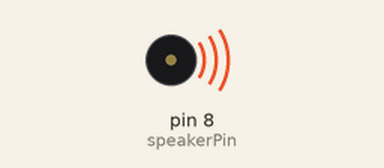
Simulated run of this sketch. Board: Arduino Uno, built with avr-gcc and run on an emulated ATmega328P. Parts: buzzer (waves = sounding).

Above: at 0.1 s.
At 39.8 s:
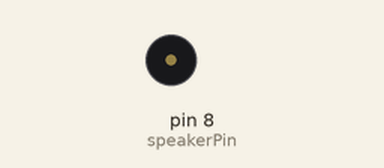
Timing chart, 0 to 40.0 s (numbered marks = the images above):
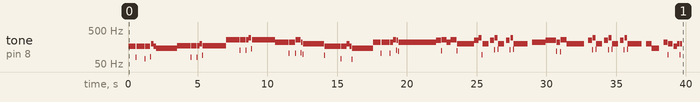

The sketch:

mario.ino
```cpp
int speakerPin = 8;

#define DO 261.625519
#define RE 293.664734
#define MI 329.627533
#define FA 349.228241
#define SOL 391.995392
#define SOLsus 415.304688
#define LA 440.0
#define SI 493.883301
#define DOm 523.251099
#define REm 587.329529
#define MIm 659.255127

void setup()
{

  pinMode(speakerPin, OUTPUT);

}

void loop()
{
  march();
}

void Sleep(int a) {
  delay(a);
}

void Beep (int frequencyInHertz, long timeInMilliseconds)
{


    int x;
    long delayAmount = (long)(1000000/frequencyInHertz);
    long loopTime = (long)((timeInMilliseconds*1000)/(delayAmount*2));
    for (x=0;x<loopTime;x++)
    {
        digitalWrite(speakerPin,HIGH);
        delayMicroseconds(delayAmount);
        digitalWrite(speakerPin,LOW);
        delayMicroseconds(delayAmount);
    }


    delay(20);

}

void march()
{


  //SOMOS A TURMA TRICOLOR


  Beep(MI,550);
  Beep(MI,400);
  Beep(MI,200);
  Beep(MI,200);
  Beep(MI,175);
  Beep(SOL,200);
  Beep(MI,150);
  Beep(RE,1500);

  //SOMOS A VOZ DO CAMPEAO
  Beep(FA,550);
  Beep(FA,400);
  Beep(FA,200);
  Beep(FA,200);
  Beep(FA,175);
  Beep(SOL,200);
  Beep(FA,150);
  Beep(MI,1500);

  //SOMOS DO POVO O CLAMOR
  Beep(DOm,550);
  Beep(DOm,400);
  Beep(DOm,200);
  Beep(DOm,200);
  Beep(DOm,175);
  Beep(REm,200);
  Beep(DOm,150);
  Beep(SI,1500);

  //NINGUEM NOS VENCE EM VIBRACÃO
  Beep(LA,550);
  Beep(LA,400);
  Beep(LA,200);
  Beep(LA,200);
  Beep(DOm,200);
  Beep(SI,150);
  Beep(LA,150);
  Beep(SOL,1500);

  //VAMOS AVANTE ESQUADRAO
  Beep(MI,550);
  Beep(MI,400);
  Beep(MI,200);
  Beep(MI,200);
  Beep(MI,175);
  Beep(SOL,200);
  Beep(MI,150);
  Beep(RE,1500);

  //VAMOS SERAS UM VENCEDOR
  Beep(LA,550);
  Beep(LA,400);
  Beep(LA,200);
  Beep(LA,200);
  Beep(DOm,200);
  Beep(SI,150);
  Beep(LA,150);
  Beep(SOLsus,1500);

  //VAMOS CONQUISTAR ESSE TENTO
  Beep(LA,550);
  Beep(LA,400);
  Beep(SI,200);
  Beep(DOm,150);
  Beep(DOm,150);
  Beep(SI,200);
  Beep(LA,250);
  Beep(DOm,450);
  Beep(SOL,1200);

  //BAHIA,BAHIA,BAHIA
  Beep(SI,300);
  Beep(REm,230);
  Beep(SOL,450);Sleep(100);
  Beep(SI,300);
  Beep(REm,230);
  Beep(SOL,450);Sleep(100);
  Beep(SI,300);
  Beep(REm,230);
  Beep(SOL,1000);Sleep(300);


  //OUVE ESSA VOZ QUE É SEU ALENTO
  Beep(LA,550);
  Beep(LA,400);
  Beep(SI,200);
  Beep(DOm,150);
  Beep(DOm,150);
  Beep(SI,200);
  Beep(LA,250);
  Beep(DOm,450);
  Beep(SOL,1200);Sleep(300);

  //BAHIA,BAHIA,BAHIA
  Beep(SI,300);
  Beep(REm,230);
  Beep(SOL,450);Sleep(100);
  Beep(SI,300);
  Beep(REm,230);
  Beep(SOL,450);Sleep(100);
  Beep(SI,300);
  Beep(REm,230);
  Beep(SOL,1000);Sleep(300);

  //Mais um, mais um Bahia
  Beep(SOL,400);
  Beep(RE,500);Sleep(300);
  Beep(LA,300);
  Beep(SOL,300);Sleep(100);
  Beep(MI,250);
  Beep(SOL,150);
  Beep(SOL,150);Sleep(600);


  //Mais um mais um título de glória
  Beep(SI,400);
  Beep(REm,550);Sleep(300);
  Beep(REm,250);
  Beep(DOm,250);
  Beep(SI,250);
  Beep(LA,250);
  Beep(SOL,250);
  Beep(MI,300);Sleep(100);
  Beep(LA,800);Sleep(50);
  Beep(SOL,500);Sleep(300);

  //Mais um, mais um Bahia
  Beep(SOL,400);
  Beep(RE,500);Sleep(300);
  Beep(LA,300);
  Beep(SOL,300);Sleep(100);
  Beep(MI,250);
  Beep(SOL,150);
  Beep(SOL,150);Sleep(600);

  //É assim que se resume a sua história.
  Beep(SOL,400);
  Beep(SOL,400);
  Beep(LA,400);
  Beep(LA,400);
  Beep(LA,400);
  Beep(LA,400);
  Beep(SI,400);
  Beep(SI,400);
  Beep(LA,400);
  Beep(SOL,400);
  Beep(DOm,1400);
  Beep(DOm,800);
}
```

Measured:
- by itself, tone on pin 8 (speakerPin): plays 164 Hz for 0.52 s, 78 Hz for 0.04 s, 164 Hz for 0.60 s, 71 Hz for 0.04 s, 164 Hz for 0.36 s, 81 Hz for 0.04 s … (104 notes in this stretch)
